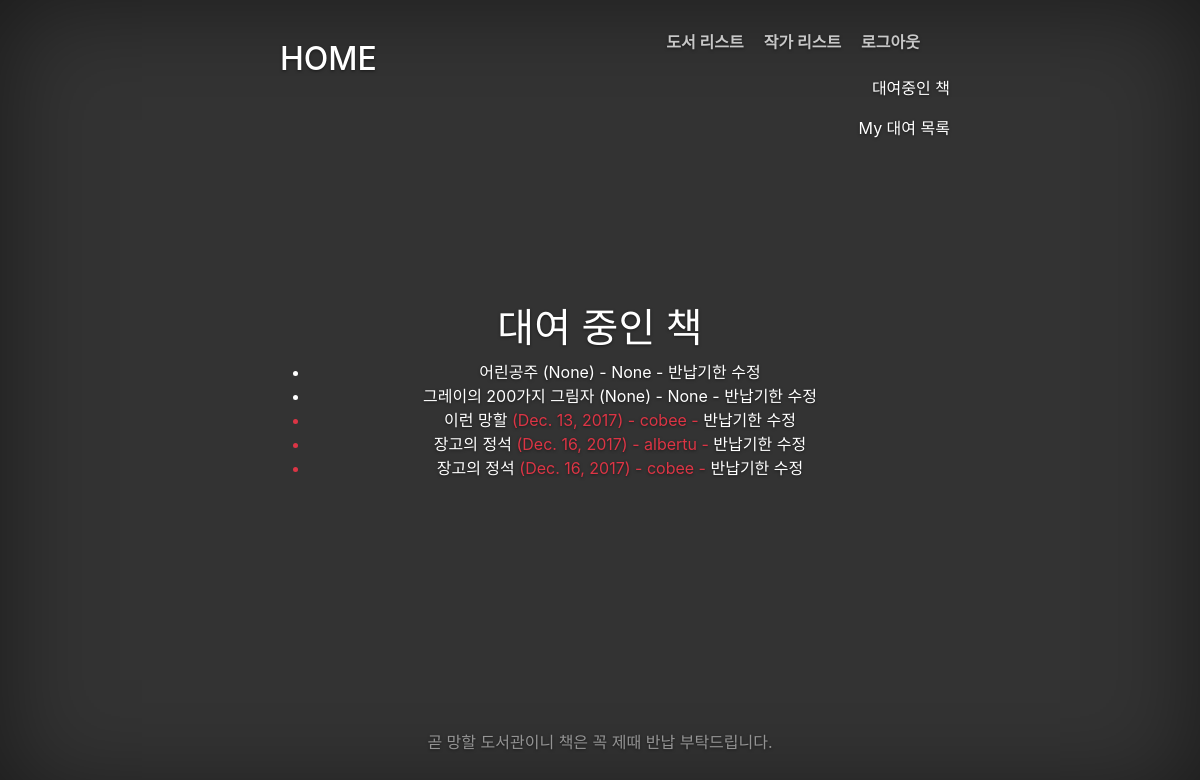
Page /catalog/borrowed/ (signed in) on the committed database.
### catalog/models.py (models this page shows, shortened)
class BookInstance(models.Model):
	id = models.UUIDField(primary_key=True, default=uuid.uuid4, help_text="Unique ID for this particular book")
	book = models.ForeignKey('Book', on_delete=models.SET_NULL, null=True)
	imprint = models.CharField(max_length=200)
	due_back = models.DateField(null=True, blank=True)
	borrower = models.ForeignKey(User, on_delete=models.SET_NULL, null=True, blank=True)
	LOAN_STATUS = (
			('m', 'Maintenance'),
			('o', 'On loan'),
			('a', 'Available'),
			('r', 'Reserved'),
		)
	status = models.CharField(max_length=1, choices=LOAN_STATUS, blank=True, default='m', help_text='Book availability')
	class Meta:
		ordering = ["due_back"]
		permissions = (( "can_mark_returned", "Set book as returned"),)
	@property
	def is_overdue(self):
		if self.due_back and date.today() > self.due_back:
			return True
		return False

class Book(models.Model):
	title = models.CharField(max_length=200)
	author = models.ForeignKey('Author', on_delete=models.SET_NULL, null=True)
	summary = models.TextField(max_length=1000, help_text="Enter a brief description of the book")
	isbn = models.CharField('ISBN', max_length=13, help_text='13 Character <a href="https://www.naver.com">ISBN number</a>')
	genre = models.ManyToManyField(Genre, help_text="Select a genre for this book")
	def display_genre(self):
		return ', '.join([ genre.name for genre in self.genre.all()[:3] ])
	display_genre.short_description = 'Genre'

### catalog/views.py (the view, shortened to what this page needs)
class LoanedBooksAllListView(PermissionRequiredMixin, generic.ListView):
	model = BookInstance
	permission_required = 'catalog.can_mark_returned'
	template_name = 'catalog/bookinstance_list_borrowed_all.html'
	paginate_by = 10

### catalog/templates/catalog/bookinstance_list_borrowed_all.html
{% extends "base_generic.html" %}
{% block content %}
    <h1>대여 중인 책</h1>
    {% if bookinstance_list %}
    <ul>
      {% for bookinst in bookinstance_list %}
      <li class="{% if bookinst.is_overdue %}text-danger{% endif %}">
        <a href="{% url 'book-detail' bookinst.book.pk %}">
          {{ bookinst.book.title }}
        </a>
        ({{ bookinst.due_back }})
        {% if user.is_staff %}-
          {{ bookinst.borrower }}
        {% endif %}
        {% if perms.catalog.can_mark_returned %}-
          <a href="{% url 'renew-book-librarian' bookinst.id %}">반납기한 수정</a>
        {% endif %}
      </li>
      {% endfor %}
    </ul>
    {% else %}
      <p>There are no books borrowed.</p>
    {% endif %}
{% endblock %}

### catalog/static/css/cover.css (style rules this page uses)
a, a:focus, a:hover { color: #fff; }
html, body { height: 100%; background-color: #333; }
body { color: #fff; text-align: center; text-shadow: 0 1px 3px rgba(0,0,0,.5); }

### rows in the picture
BookInstance: book "어린공주", due_back "None", borrower "None"
BookInstance: book "그레이의 200가지 그림자", due_back "None", borrower "None"
BookInstance: book "이런 망할", due_back "Dec. 13, 2017", borrower "cobee"
BookInstance: book "장고의 정석", due_back "Dec. 16, 2017", borrower "albertu"
BookInstance: book "장고의 정석", due_back "Dec. 16, 2017", borrower "cobee"
